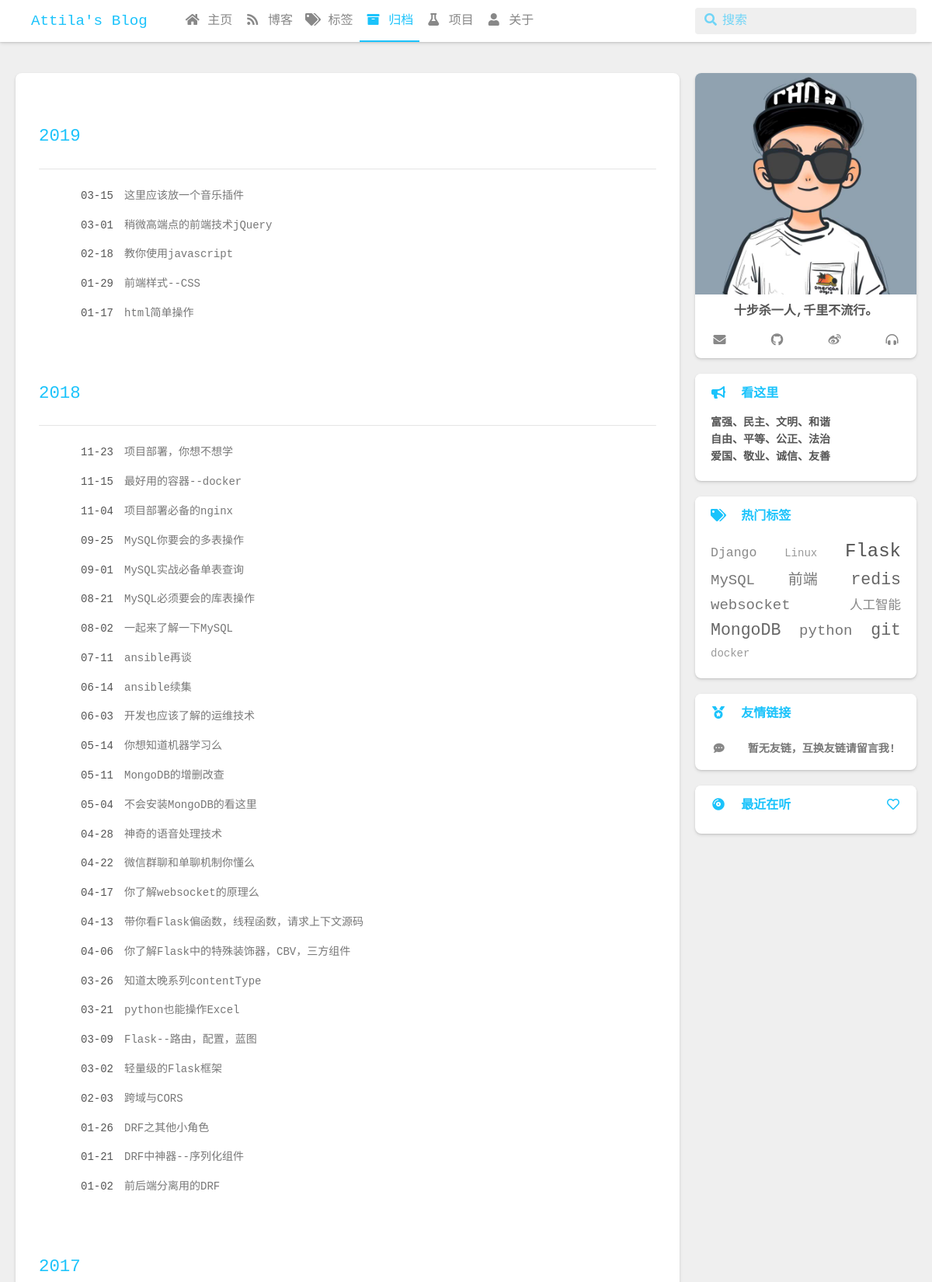
/blog/archives/ (upper part), run on the app's committed database.
### blog/models.py (models this page shows, shortened)
class Post(models.Model):
    title = models.CharField(max_length=100, verbose_name=u'标题')
    body = MDTextField(verbose_name=u'正文')
    created_time = models.DateTimeField(verbose_name=u'创建时间')
    modified_time = models.DateTimeField(auto_now=True, verbose_name=u'更新时间')
    tags = models.ManyToManyField(Tag, blank=True, verbose_name=u'标签')
    author = models.ForeignKey(User, on_delete=models.CASCADE, verbose_name=u'作者')
    views = models.PositiveIntegerField(default=0, verbose_name=u'阅读数')
    is_top = models.BooleanField(default=False, verbose_name=u'顶置文章')
    is_show = models.BooleanField(default=True, verbose_name=u'发布状态')
    post_type = models.CharField(max_length=20,
                                 choices=(('post', u'博客文章'),
                                          ('about', u'关于页面'),
                                          ('project', u'我的项目'),
                                          ),
                                 default='post',
                                 verbose_name=u'类型'
                                 )
    def get_absolute_url(self):
        return reverse('blog:post', kwargs={'pk': self.pk})
    class Meta:
        ordering = ['-is_top', '-created_time']
        verbose_name = u'博客文章'
        verbose_name_plural = u'博客文章'

class Tag(models.Model):
    name = models.CharField(max_length=100, unique=True, verbose_name=u'标签')
    class Meta:
        verbose_name = u'标签'
        verbose_name_plural = u'标签'

### blog/views.py (the view)
# urls.py: path('archives/', BlogViews.Archives, name='Archives'),
def Archives(request):
    years = Post.objects.filter(is_show=True,post_type='post').dates('created_time', 'year', order='DESC')
    post_list = Post.objects.filter(is_show=True,post_type='post').order_by('-created_time')
    return render(request, 'blog/archives.html', context={'years':years, 'post_list':post_list})

### blog/templatetags/blog_tags.py (called while the page is built)
@register.simple_tag
def get_tags():
    tags_style = [
        "font-size:19px;color:#777",
        "font-size:14px;color:#999",
        "font-size:16.5px;color:#888",
        "font-size:24px;color:#555",
        "font-size:21.5px;color:#666"
    ]
    tags = Tag.objects.filter(post__is_show=True).annotate(num_posts=Count('post')).filter(num_posts__gt=0).order_by('-num_posts')[:20]
    return {'tags_style':tags_style, 'tags':tags}

@register.simple_tag
def get_links():
    return Links.objects.filter(is_show=True)

@register.simple_tag
def get_site_configs():
    return SITE_CONFIGS

### templates/blog/archives.html (shortened to what this page needs)
{% extends 'blog/base.html' %}
{% block l_main %}
<div class="l_main">
    <article id="archive-page" class="post article white-box">
        <section class="archive">
        {% for year in years %}
            <div class="archive-item archive-year mark"><h2>{{ year.year }}</h2><hr></div>
            {% for post in post_list %}
                {% if year.year == post.created_time.year %}
                <div class="archive-item archive-post mark">
                    <a href="{{ post.get_absolute_url }}">
                        <time>{{ post.created_time | date:'m-d' }}</time>
                        <span class="title">{{ post.title }}</span>
                    </a>
                </div>
                {% endif %}
            {% endfor %}
        {% empty %}
            找不到任何文章!
        {% endfor %}
        </section>
    </article>
</div>
{% endblock %}

### templates/blog/aside.html (shortened to what this page needs)
{% load static %}
{% load blog_tags %}
{% load blog_tags %}
{% get_site_configs as SITE_CONFIGS %}
<aside class="l_side">
    <section class="author">
        <div class="content pure">
            <div class="avatar"><img class="avatar" src="{% static 'images/avatar.png' %}"></div>
            <div class="text">
                <p><span id="jinrishici-sentence">十步杀一人,千里不流行。</span></p>
            </div>
            <div class="social-wrapper">
                <a href="mailto:{{ SITE_CONFIGS.Footer.Email }}" class="social flat-btn waves-effect waves-button" target="_blank" rel="external"><i class="social fas fa-envelope" aria-hidden="true"></i></a>
                <a href="{{ SITE_CONFIGS.Footer.GitHub }}" class="social flat-btn waves-effect waves-button" target="_blank" rel="external nofollow noopener noreferrer"><i class="social fab fa-github" aria-hidden="true"></i></a>
                <a href="{{ SITE_CONFIGS.Footer.Weibo }}" class="social flat-btn waves-effect waves-button" target="_blank" rel="external nofollow noopener noreferrer"><i class="social fab fa-weibo" aria-hidden="true"></i></a>
                <a href="{{ SITE_CONFIGS.Footer.Music }}" class="social flat-btn waves-effect waves-button" target="_blank" rel="external nofollow noopener noreferrer"><i class="social fas fa-headphones-alt" aria-hidden="true"></i></a>
            </div>
        </div>
    </section>
    <section class="plain">
        <header class="pure">
            <div><i class="fas fa-bullhorn fa-fw" aria-hidden="true"></i>&nbsp;&nbsp;看这里</div>
        </header>
        <div class="content pure">
        <p> 富强、民主、文明、和谐</p>
        <p> 自由、平等、公正、法治</p>
        <p> 爱国、敬业、诚信、友善</p>
        </div>
    </section>
    <section class="tagcloud">
        <header class="pure"><div><i class="fas fa-tags fa-fw" aria-hidden="true"></i>&nbsp;&nbsp;热门标签</div></header>
        <div class="content pure">
            {% get_tags as tags_list %}
            {% for tag in tags_list.tags %}
            <a href="{% url 'blog:tags' tag.name %}" style="{{ tags_list.tags_style | random }}">{{ tag.name }}</a>
            {% empty %}
                <a></a>
            {% endfor %}
        </div>
    </section>
    <section class="list">
        <header class="pure"><div><i class="fas fa-medal fa-fw" aria-hidden="true"></i>&nbsp;&nbsp;友情链接</div></header>
        <div class="content pure">
            <ul class="entry">
                {% get_links as links %}
                {% for link in links %}
                <li><a class="flat-box waves-effect waves-block" title="{{ link.name }}" href="{{ link.url }}" target="_blank"><div class="name"><i class="fas fa-link fa-fw" aria-hidden="true"></i> &nbsp;&nbsp;{{ link.name }}</div></a></li>
                {% empty %}
                <li><a class="flat-box waves-effect waves-block" title="" href="{% url 'blog:About' %}"><div class="name"><i class="fas fa-comment-dots fa-fw" aria-hidden="true"></i> &nbsp;&nbsp;暂无友链，互换友链请留言我!</div></a></li>
                {% endfor %}
            </ul>
        </div>
    </section>
    {% if SITE_CONFIGS.Music.enable == 'true' %}
    <section class="music">
        <header class="pure">
            <div><i class="fas fa-compact-disc fa-fw" aria-hidden="true"></i>&nbsp;&nbsp;最近在听</div>
            <a class="rightBtn" target="_blank" rel="external nofollow noopener noreferrer" href="{{ SITE_CONFIGS.Music.home }}" title="{{ SITE_CONFIGS.Music.home }}"><i class="far fa-heart fa-fw"></i></a>
        </header>
        <div class="content pure">
            <link rel="stylesheet" href="https://cdn.jsdelivr.net/npm/aplayer@1.7.0/dist/APlayer.min.css">
        </div>
    </section>
    {% endif %}
</aside>

### data on the page
Post: created_time "03-15", title "这里应该放一个音乐插件"
Post: created_time "03-01", title "稍微高端点的前端技术jQuery"
Post: created_time "02-18", title "教你使用javascript"
Post: created_time "01-29", title "前端样式--CSS"
Post: created_time "01-17", title "html简单操作"
Post: created_time "11-23", title "项目部署，你想不想学"
Post: created_time "11-15", title "最好用的容器--docker"
Post: created_time "11-04", title "项目部署必备的nginx"
Post: created_time "09-25", title "MySQL你要会的多表操作"
Post: created_time "09-01", title "MySQL实战必备单表查询"
Post: created_time "08-21", title "MySQL必须要会的库表操作"
Post: created_time "08-02", title "一起来了解一下MySQL"
Post: created_time "07-11", title "ansible再谈"
Post: created_time "06-14", title "ansible续集"
Post: created_time "06-03", title "开发也应该了解的运维技术"
Post: created_time "05-14", title "你想知道机器学习么"
Post: created_time "05-11", title "MongoDB的增删改查"
Post: created_time "05-04", title "不会安装MongoDB的看这里"
Post: created_time "04-28", title "神奇的语音处理技术"
Post: created_time "04-22", title "微信群聊和单聊机制你懂么"
Post: created_time "04-17", title "你了解websocket的原理么"
Post: created_time "04-13", title "带你看Flask偏函数，线程函数，请求上下文源码"
Post: created_time "04-06", title "你了解Flask中的特殊装饰器，CBV，三方组件"
Post: created_time "03-26", title "知道太晚系列contentType"
Post: created_time "03-21", title "python也能操作Excel"
Post: created_time "03-09", title "Flask--路由，配置，蓝图"
Post: created_time "03-02", title "轻量级的Flask框架"
Post: created_time "02-03", title "跨域与CORS"
Post: created_time "01-26", title "DRF之其他小角色"
Post: created_time "01-21", title "DRF中神器--序列化组件"
Post: created_time "01-02", title "前后端分离用的DRF"
Tag: name "Django"
Tag: name "Linux"
Tag: name "Flask"
Tag: name "MySQL"
Tag: name "前端"
Tag: name "redis"
Tag: name "websocket"
Tag: name "人工智能"
Tag: name "MongoDB"
Tag: name "python"
Tag: name "git"
Tag: name "docker"

### other printed values
{{ SITE_CONFIGS.Name }} "Attila"
{{ year.year }} "2019" "2018" "2017"
